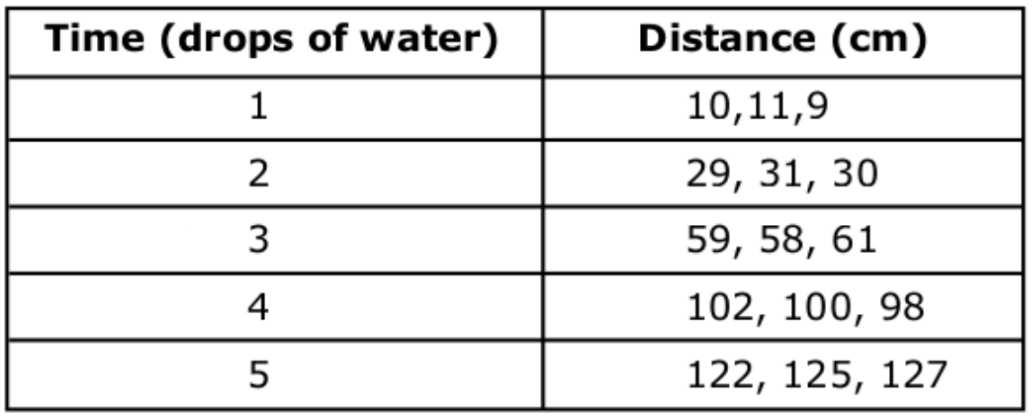
#> input picture build/lib/test/test-000.png, 1032 x 418 px
$ python -i __Init__.py   (imports and definitions only)
#> lines starting #> are read from the running program, lines starting #| are printed output that depends on the picture; after the words box and inside, x2 and y2 are one past the last pixel; in counts of white or black regions, pixels touching at a corner belong together
#> in extract_table, image is the input picture: shape (418, 1032); min 0, max 255, mean 226.8
import os
import cv2


def find_table(image):
    BLUR_KERNEL_SIZE = (17, 17)
    STD_DEV_X_DIRECTION = 0
    STD_DEV_Y_DIRECTION = 0
    blurred = cv2.GaussianBlur(image, BLUR_KERNEL_SIZE, STD_DEV_X_DIRECTION, STD_DEV_Y_DIRECTION)
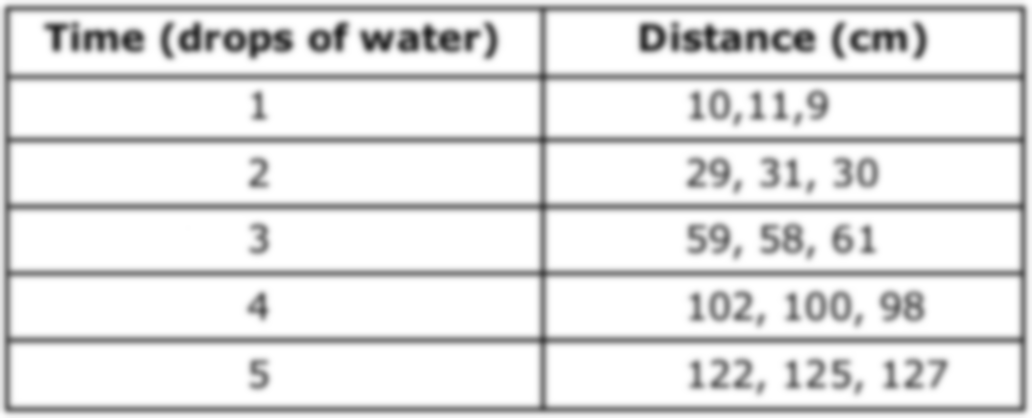
#> blurred: shape (418, 1032); min 37, max 255, mean 226.7
    MAX_COLOR_VAL = 255
    BLOCK_SIZE = 15
    SUBTRACT_FROM_MEAN = -2

    img_bin = cv2.adaptiveThreshold(
        ~blurred,
        MAX_COLOR_VAL,
        cv2.ADAPTIVE_THRESH_MEAN_C,
        cv2.THRESH_BINARY,
        BLOCK_SIZE,
        SUBTRACT_FROM_MEAN,
    )
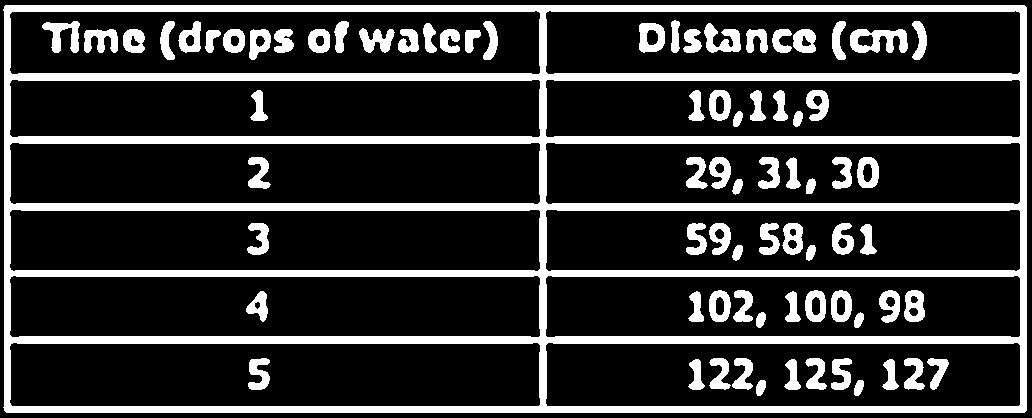
#> img_bin: shape (418, 1032); 20.6% white; 77 white regions, largest, box (x1, y1, x2, y2) and area: (3, 5, 1027, 413) 61585, (850, 29, 908, 53) 895, (704, 23, 741, 53) 630
    horizontal = img_bin.copy()
    SCALE = 5
    image_width, image_height = horizontal.shape
#> image_width = 418; image_height = 1032
    horizontal_kernel = cv2.getStructuringElement(cv2.MORPH_RECT, (int(image_width / SCALE), 1))
    horizontally_opened = cv2.morphologyEx(img_bin, cv2.MORPH_OPEN, horizontal_kernel)
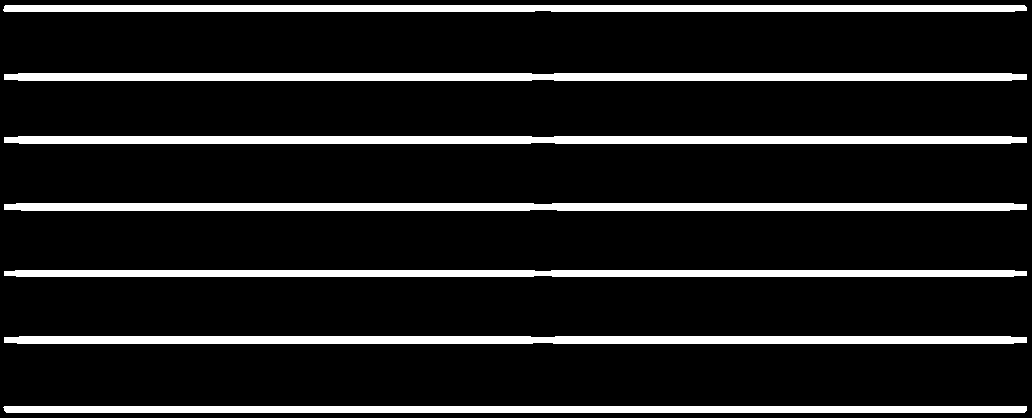
#> horizontally_opened: shape (418, 1032); 12.4% white; 7 white regions, largest, box (x1, y1, x2, y2) and area: (4, 336, 1027, 344) 8083, (4, 73, 1027, 81) 8082, (4, 203, 1027, 211) 8080
    vertical_kernel = cv2.getStructuringElement(cv2.MORPH_RECT, (1, int(image_height / SCALE)))
#> vertical_kernel = 206 values from 1 to 1
    vertically_opened = cv2.morphologyEx(img_bin, cv2.MORPH_OPEN, vertical_kernel)
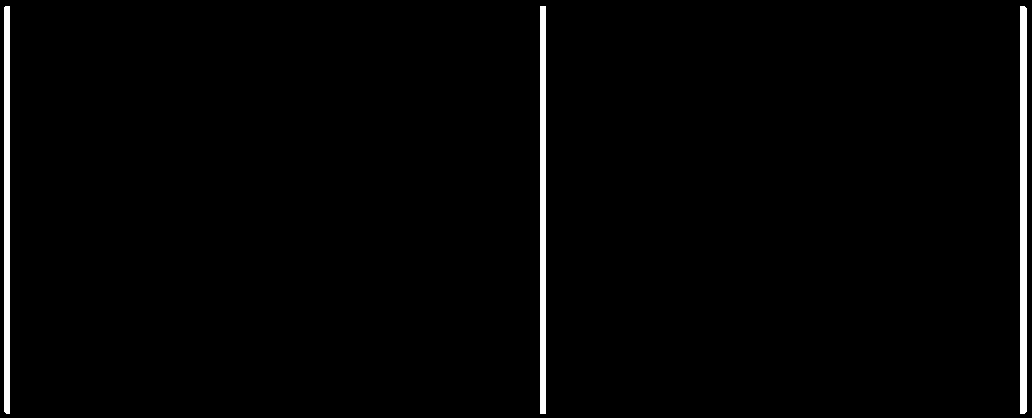
#> vertically_opened: shape (418, 1032); 1.8% white; 3 white regions, box (x1, y1, x2, y2) and area: (1020, 6, 1027, 414) 2850, (540, 6, 546, 414) 2448, (4, 6, 10, 414) 2444

    horizontally_dilated = cv2.dilate(horizontally_opened, cv2.getStructuringElement(cv2.MORPH_RECT, (40, 1)))
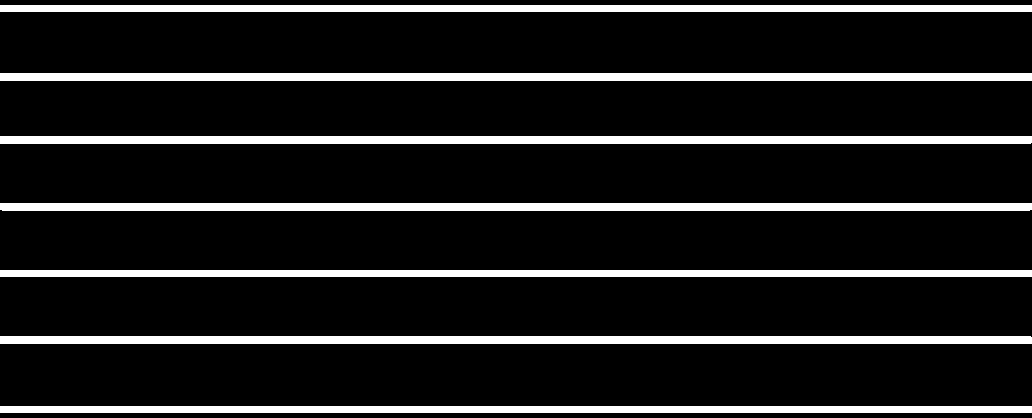
#> horizontally_dilated: shape (418, 1032); 12.7% white; 7 white regions, largest, box (x1, y1, x2, y2) and area: (0, 73, 1032, 81) 8256, (0, 136, 1032, 144) 8255, (0, 336, 1032, 344) 8255
    vertically_dilated = cv2.dilate(vertically_opened, cv2.getStructuringElement(cv2.MORPH_RECT, (1, 60)))
#> vertically_dilated: shape (418, 1032); 1.8% white; 3 white regions

    mask = horizontally_dilated + vertically_dilated
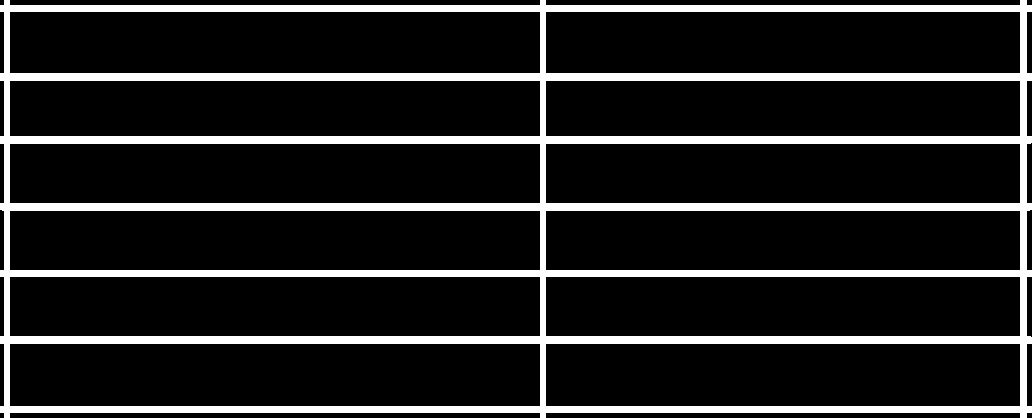
#> mask: shape (418, 1032); min 0, max 255, mean 36.4
    contours, heirarchy = cv2.findContours(
        mask, cv2.RETR_EXTERNAL, cv2.CHAIN_APPROX_SIMPLE,
    )
#> contours = 1 contour; box (x1, y1, x2, y2) and area: (0, 0, 1032, 418) 416542

    MIN_TABLE_AREA = 1e5
    contours = [c for c in contours if cv2.contourArea(c) > MIN_TABLE_AREA]
    perimeter_lengths = [cv2.arcLength(c, True) for c in contours]
#> perimeter_lengths = [3020.6]
    epsilons = [0.1 * p for p in perimeter_lengths]
#> epsilons = [302.1]
    approx_polys = [cv2.approxPolyDP(c, e, True) for c, e in zip(contours, epsilons)]
#> approx_polys = [[[0, 5], [4, 417], [1031, 412], [1026, 0]]]
    bounding_rects = [cv2.boundingRect(a) for a in approx_polys]
#> bounding_rects = [(0, 0, 1032, 418)]

    # The link where a lot of this code was borrowed from recommends an
    # additional step to check the number of "joints" inside this bounding rectangle.
    # A table should have a lot of intersections. We might have a rectangular image
    # here though which would only have 4 intersections, 1 at each corner.
    # Leaving that step as a future TODO if it is ever necessary.
    images = [image[y:y + h, x:x + w] for x, y, w, h in bounding_rects]
#> images = 1 item
    return images


def extract_table(file):
    results = []

    directory, filename = os.path.split(file)
    image = cv2.imread(file, cv2.IMREAD_GRAYSCALE)
    tables= find_table(image)
#> tables = 1 item
    files = []
    filename_sans_extension = os.path.splitext(filename)[0]
    if tables:
        os.makedirs(os.path.join(directory, filename_sans_extension), exist_ok=True)

    for i, table in enumerate(tables):
        table_filename = "table-{:03d}.png".format(i)
        table_filepath = os.path.join(
            directory, filename_sans_extension, table_filename
        )
        files.append(table_filepath)
        cv2.imwrite(table_filepath, table)
#> this loop made 1 pass
#> table_filename on pass 1: 'table-000.png'
#> after the loop, files = ['../test/test-000/table-000.png']

    if tables:
        results.append((file, files))

    # Results is [[<input image>, [<images of detected tables>]]]

    return results

>>> result = extract_table('../test/test-000.png')
#> result = [('../test/test-000.png', ['../test/test-000/table-000.png'])]

$ run again, on build/lib/test/test-002.png
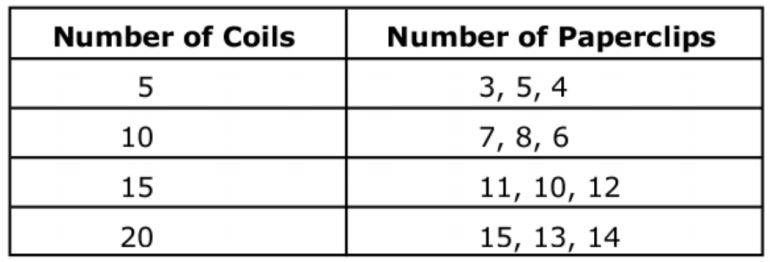
#> input picture build/lib/test/test-002.png, 770 x 262 px
#> in extract_table, image is the input picture: shape (262, 770); min 0, max 255, mean 226.4
#> in find_table, `img_bin = cv2.adaptiveThreshold( ~blurred, MAX_COLOR_VAL, cv2.ADAPTIVE..`:
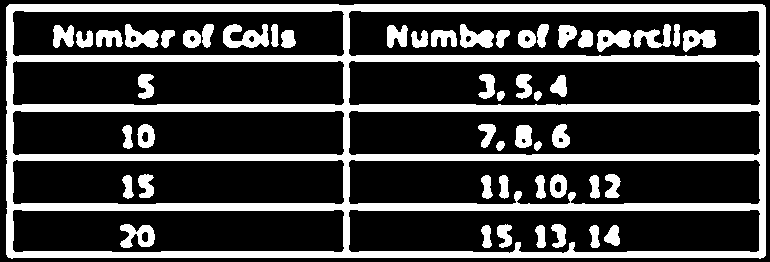
#> img_bin: shape (262, 770); 25.5% white; 52 white regions, largest, box (x1, y1, x2, y2) and area: (6, 4, 766, 259) 38004, (223, 24, 269, 48) 684, (120, 224, 155, 248) 509
#> horizontally_opened: shape (262, 770); 16.4% white; 6 white regions, box (x1, y1, x2, y2) and area: (7, 4, 767, 12) 5989, (7, 104, 767, 112) 5856, (7, 203, 767, 211) 5781, (7, 154, 767, 161) 5227, (7, 55, 767, 62) 5186, (7, 251, 767, 258) 5049
#> vertically_opened: shape (262, 770); 2.1% white; 3 white regions, box (x1, y1, x2, y2) and area: (7, 5, 13, 260) 1522, (760, 5, 766, 260) 1517, (344, 6, 349, 259) 1265
#> horizontally_dilated: shape (262, 770); 17% white; 6 white regions, box (x1, y1, x2, y2) and area: (0, 4, 770, 12) 6153, (0, 104, 770, 112) 6101, (0, 203, 770, 211) 6045, (0, 55, 770, 62) 5389, (0, 154, 770, 161) 5389, (0, 251, 770, 258) 5260
#> vertically_dilated: shape (262, 770); 2.2% white; 3 white regions
#> in find_table, `mask = horizontally_dilated + vertically_dilated`:
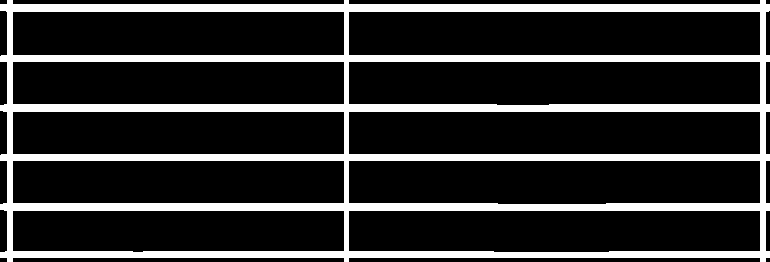
#> mask: shape (262, 770); min 0, max 255, mean 48.1
#> contours = 1 contour; box (x1, y1, x2, y2) and area: (0, 0, 770, 262) 192308
#> perimeter_lengths = [2178]
#> epsilons = [217.8]
#> approx_polys = [[[0, 4], [7, 261], [769, 257], [765, 0]]]
#> bounding_rects = [(0, 0, 770, 262)]
#> images = 1 item
#> the loop in extract_table, `for i, table in enumerate(tables):` made 1 pass
#> table_filename on pass 1: 'table-000.png'
#> after the loop in extract_table, `for i, table in enumerate(tables):`: files = ['../test/test-002/table-000.png']
#> result = [('../test/test-002.png', ['../test/test-002/table-000.png'])]
